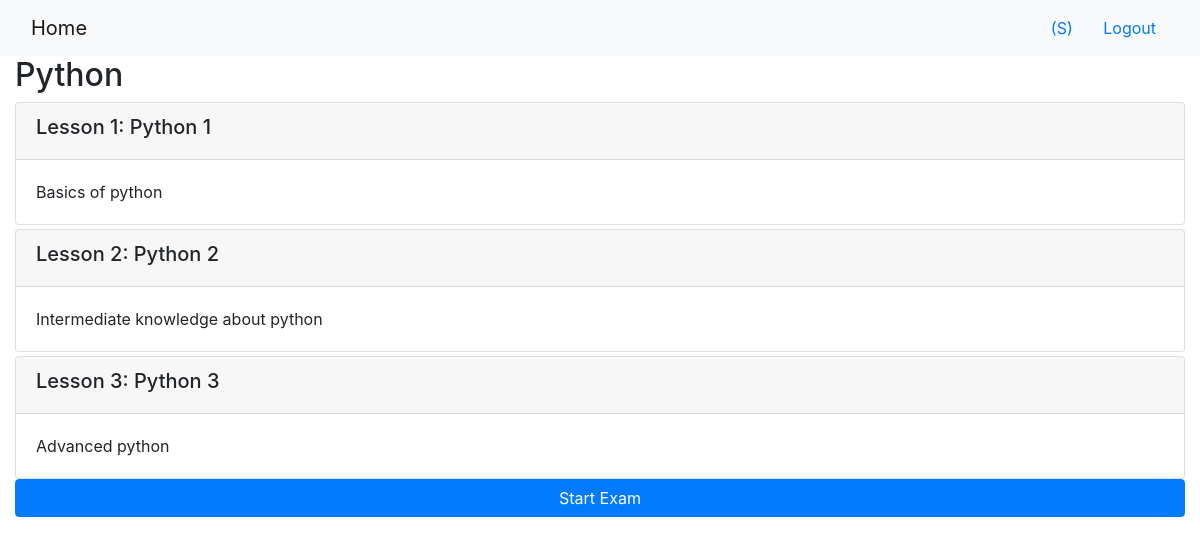
/1/ (signed in), run on the app's committed database.
### onlinecourse/models.py (models this page shows, shortened)
class Course(models.Model):
    name = models.CharField(null=False, max_length=30, default='online course')
    image = models.ImageField(upload_to='course_images/')
    description = models.CharField(max_length=1000)
    pub_date = models.DateField(null=True)
    instructors = models.ManyToManyField(Instructor)
    users = models.ManyToManyField(settings.AUTH_USER_MODEL, through='Enrollment')
    total_enrollment = models.IntegerField(default=0)
    is_enrolled = False

class Lesson(models.Model):
    title = models.CharField(max_length=200, default="title")
    order = models.IntegerField(default=0)
    course = models.ForeignKey(Course, on_delete=models.CASCADE)
    content = models.TextField()

### onlinecourse/views.py (the view)
# urls.py: path('<int:pk>/', views.CourseDetailView.as_view(), name='course_details'),
class CourseDetailView(generic.DetailView):
    model = Course
    template_name = 'onlinecourse/course_detail_bootstrap.html'

### onlinecourse/templates/onlinecourse/course_detail_bootstrap.html (shortened to what this page needs)
<!DOCTYPE html>
<html lang="en">
<head>
    {% load static %}
    <link rel="stylesheet" href="https://maxcdn.bootstrapcdn.com/bootstrap/4.3.1/css/bootstrap.min.css">
    <link rel="stylesheet" href="https://cdn.jsdelivr.net/npm/bootstrap@4.6.1/dist/css/bootstrap.min.css">
</head>
<body>
    <nav class="navbar navbar-light bg-light">
        <div class="container-fluid">
            <div class="navbar-header">
                  <a class="navbar-brand" href="{% url 'index' %}">Home</a>
            </div>
            <ul class="nav navbar-nav navbar-right">
                {% if user.is_authenticated %}
                <li>
                    <a class="btn btn-link" href="#">{{ user.first_name }}({{ user.username }})</a>
                    <a class="btn btn-link" href="{% url 'logout' %}">Logout</a>
                </li>
                {% endif %}
            </ul>
        </div>
    </nav>
    <div class="container-fluid">
            <h2>{{ course.name }}</h2>
            <div class="card-columns-vertical">
                {% if user.is_authenticated %}
                    {% for lesson in course.lesson_set.all %}
                        <div class="card mt-1">
                            <div class="card-header"><h5>Lesson {{lesson.order}}: {{lesson.title}}</h5></div>
                            <div class="card-body">{{lesson.content}}</div>
                        </div>
                    {% endfor %}
                    <button id="exam" style="width:100%;" type="button" class="btn btn-primary" data-toggle="collapse" data-target="#exam_form" style="margin:10px;">Start Exam</button>
                {% endif %}
            </div>
    </div>
</body>
</html>

### data on the page
Course: name "Python"
Lesson: order "1", title "Python 1", content "Basics of python"
Lesson: order "2", title "Python 2", content "Intermediate knowledge about python"
Lesson: order "3", title "Python 3", content "Advanced python"

### other printed values
{{ user.username }} "S"
